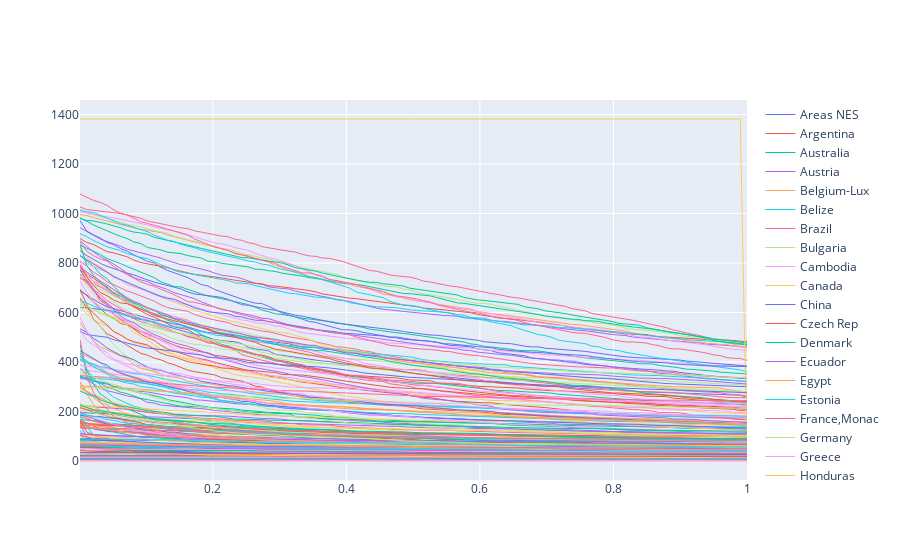

Notebook source saved alongside this figure:
### Code cell
figure =[]
for country in all_countries:
    figure.append(go.Scatter(name=country, x=x, y=plot_x(x,country),mode='lines',line=dict(width=1),showlegend=True))

fig = go.Figure(figure)
fig.show()
